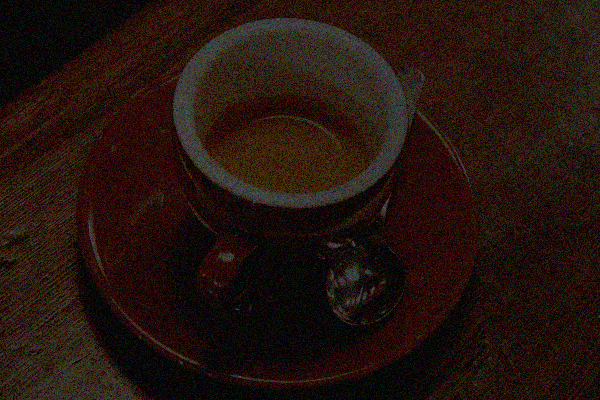
#> input picture samples/coffee_dark.png, 600 x 400 px; its folder holds only this picture in this run
$ python -i analysis.py   (imports and definitions only)
#> lines starting #> are read from the running program, lines starting #| are printed output that depends on the picture
#> further down, picture is the input picture: shape (400, 600, 3); mean B, G, R 13.7, 19.8, 35.4
### lowlight/utils.py
"""Small shared helpers. All images are float32 RGB in [0, 1] unless noted."""
from pathlib import Path
import cv2
import numpy as np


def to_float(img_u8):
    return img_u8.astype(np.float32) / 255.0


def to_u8(img):
    return (np.clip(img, 0, 1) * 255.0 + 0.5).astype(np.uint8)


def luminance(img):
    return 0.299 * img[..., 0] + 0.587 * img[..., 1] + 0.114 * img[..., 2]
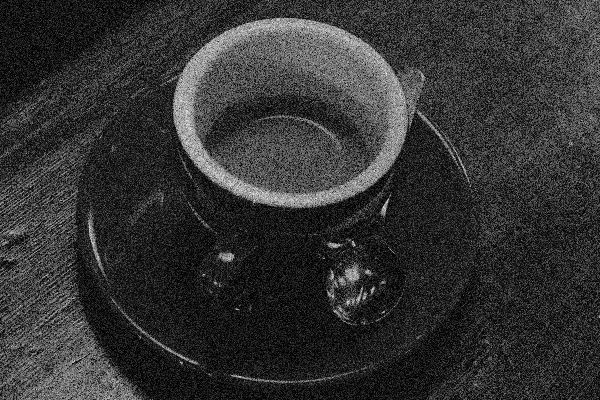
#> returned value: shape (400, 600) float64; min 0, max 97.48, mean 19.8; drawn with min black and max white


def box(x, r):
    return cv2.boxFilter(x, -1, (2 * r + 1, 2 * r + 1), borderType=cv2.BORDER_REFLECT)


# [54 lines left out: functions guided_filter, guided_filter_rgb, resize_max_side, sanitize_image, not called in this run]


EXT = {".png", ".jpg", ".jpeg", ".bmp", ".tif", ".tiff"}


def list_images(d):
    return sorted(p for p in Path(d).rglob("*") if p.suffix.lower() in EXT)


def read_rgb(p):
    return cv2.cvtColor(cv2.imread(str(p)), cv2.COLOR_BGR2RGB).astype(np.float32) / 255.0

### lowlight/analysis.py
"""Image analysis: feature vector + rule-based policy that drives every adaptive choice."""
from dataclasses import dataclass, asdict
import cv2
import numpy as np
from scipy.stats import skew
from .utils import luminance


def estimate_noise_sigma(img, lift=False):
    """Immerkaer fast noise-variance estimate on luminance (returns sigma in [0,1] units).
    lift=True measures noise on a gamma-lifted (x^0.45) copy. In very dark images the raw sigma is
    tiny because the signal is tiny, so the policy never saw them as noisy; lifting makes the
    estimate track real noise. The evaluation metrics keep lift=False so comparisons are unchanged."""
    g = luminance(np.power(np.clip(img, 0, 1), 0.45) if lift else img) * 255.0
    h, w = g.shape
    k = np.array([[1, -2, 1], [-2, 4, -2], [1, -2, 1]], np.float32)
    conv = cv2.filter2D(g.astype(np.float32), -1, k)[1:-1, 1:-1]
    sigma = np.sqrt(np.pi / 2) * np.abs(conv).sum() / (6.0 * (w - 2) * (h - 2))
    return float(sigma / 255.0)


@dataclass
class ImageStats:
    mean_lum: float
    median_lum: float
    dark_frac: float          # fraction of pixels with V < 0.1
    skewness: float
    noise_sigma: float
    local_contrast: float
    nonuniformity: float      # spread of a heavily blurred luminance map, relative to its mean
    bright_frac: float        # already-bright pixels (lamps, windows): overexposure risk
    # derived
    darkness_level: str = ""

    def as_dict(self):
        return asdict(self)


def analyze(img):
    lum = luminance(img)
    v = img.max(-1)
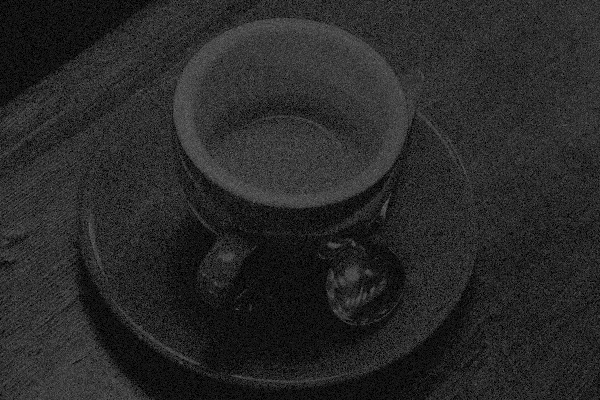
#> v: shape (400, 600); min 0, max 116, mean 40.1
    small = cv2.resize(lum, (min(256, lum.shape[1]), min(256, lum.shape[0])), interpolation=cv2.INTER_AREA)
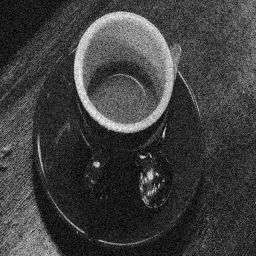
#> small: shape (256, 256) float64; min 0.539, max 77.92, mean 19.8; drawn with min black and max white
    blur = cv2.GaussianBlur(small, (0, 0), max(small.shape) / 16)
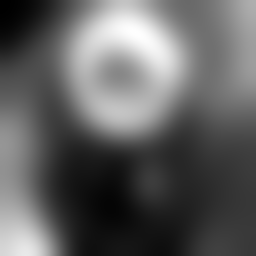
#> blur: shape (256, 256) float64; min 8.13, max 38.81, mean 19.8; drawn with min black and max white
    mean = float(lum.mean())
#> mean = 19.77
    st = ImageStats(
        mean_lum=mean,
        median_lum=float(np.median(lum)),
        dark_frac=float((v < 0.1).mean()),
        skewness=float(skew(small.ravel())),
        noise_sigma=estimate_noise_sigma(img, lift=True),
        local_contrast=float(cv2.GaussianBlur((small - blur) ** 2, (0, 0), 3).mean() ** 0.5),
        nonuniformity=float(blur.std() / (blur.mean() + 1e-6)),
        bright_frac=float((v > 0.85).mean()),
    )
#> in luminance (call 2), `return 0.299 * img[..., 0] + 0.587 * img[..., 1] + 0.114 * img[..., 2]`:
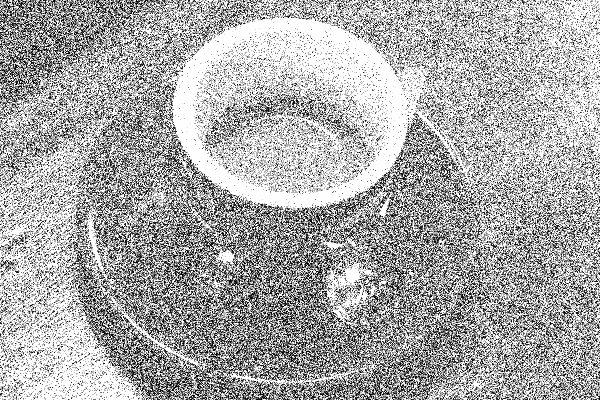
#> returned value: shape (400, 600) float64; min 0, max 1, mean 0.669
#> in estimate_noise_sigma, `conv = cv2.filter2D(g.astype(np.float32), -1, k)[1:-1, 1:-1]`:
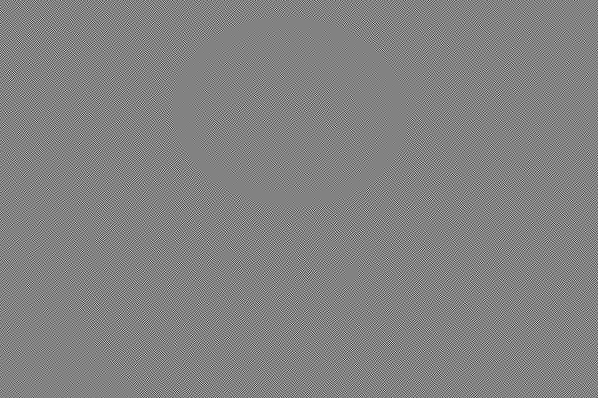
#> conv: shape (398, 598) float32; min -1836.5, max 1753.1, mean 0; drawn with min black and max white
#> in estimate_noise_sigma, `sigma = np.sqrt(np.pi / 2) * np.abs(conv).sum() / (6.0 * (w - 2) * (h ..`: sigma = 74.5
    st.darkness_level = (
        "extreme" if st.mean_lum < 0.04 else "dark" if st.mean_lum < 0.12
        else "dim" if st.mean_lum < 0.28 else "normal"
    )
#> st.darkness_level = 'normal'
    return st


def choose_params(st: ImageStats):
    """Rule-based policy: image statistics -> enhancement parameters (replaces fixed constants)."""
    # Target brightness: lift darker images more, but never to full mid-gray when lamps are present.
    target = np.clip(0.42 - 0.2 * st.bright_frac * 10, 0.30, 0.45)
    gamma = float(np.clip(np.log(target) / np.log(max(st.median_lum, 0.01) + 0.05), 0.30, 1.0))
    noisy = float(np.clip((st.noise_sigma - 0.004) / 0.03, 0, 1))        # 0 clean .. 1 very noisy
    return {
        "gamma": gamma,
        "denoise_strength": 0.25 + 0.75 * noisy,                           # blend toward denoised input
        "denoise_eps": 1e-3 + 0.02 * noisy,                                # guided-filter eps
        "clahe_clip": float(np.clip(3.0 - 2.2 * noisy, 0.8, 3.0)),         # gentle for noisy images
        "clahe_tile": 8 if st.local_contrast > 0.05 else 4,
        "wb_strength": 0.6 if st.darkness_level in ("extreme", "dark") else 0.3,
        "sat_boost": 1.0 + 0.25 * (1 - noisy),
        "dce_iters": {"extreme": 8, "dark": 8, "dim": 5, "normal": 3}[st.darkness_level],
        "dce_scale": 1,                                                    # overridden by image size
        "blend_threshold": float(np.clip(0.25 + 0.4 * st.nonuniformity, 0.25, 0.6)),
        "noise_level": noisy,
    }

>>> import cv2
>>> picture = cv2.imread('../samples/coffee_dark.png')
>>> result = analyze(picture)

$ run again, on samples/street_before.png
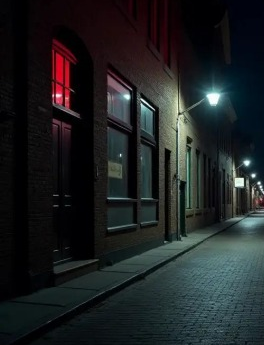
#> input picture samples/street_before.png, 264 x 345 px
#> picture is the input picture: shape (345, 264, 3); mean B, G, R 34.6, 33.5, 30.1
#> in analyze, `blur = cv2.GaussianBlur(small, (0, 0), max(small.shape) / 16)`:
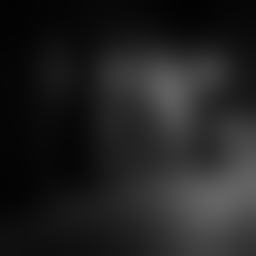
#> blur: shape (256, 256) float64; min 2.52, max 100.6, mean 33.5
#> mean = 33.45
#> in estimate_noise_sigma, `conv = cv2.filter2D(g.astype(np.float32), -1, k)[1:-1, 1:-1]`:
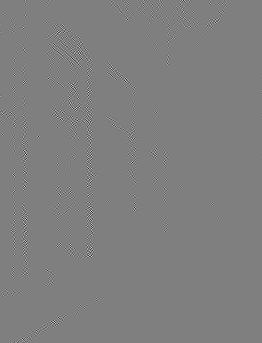
#> conv: shape (343, 262) float32; min -1530, max 1530, mean 0; drawn with min black and max white
#> sigma = 6.86
#> st.darkness_level = 'normal'
